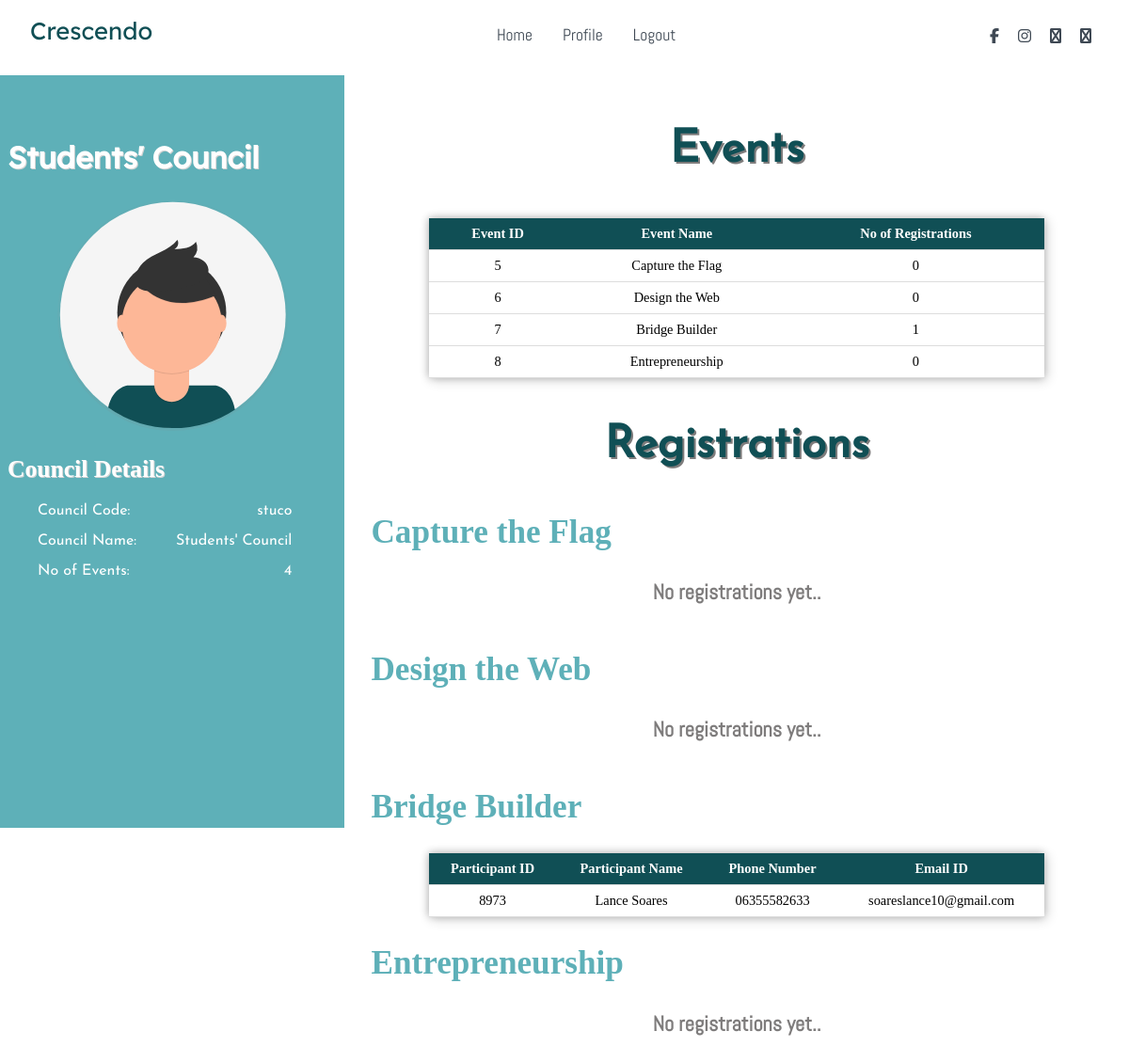
The app's page /profile/stuco (signed in) with its own data.
### webapp/models.py (models this page shows, shortened)
class Council(models.Model):
    council_id = models.AutoField(primary_key=True)
    username = models.CharField(max_length = 100)
    name = models.CharField(max_length=100)
    groups = models.CharField(default='council', max_length=100)

class Event(models.Model):
    event_id = models.AutoField(primary_key=True)
    name = models.CharField(max_length = 100)
    desc = models.TextField()
    council_id = models.IntegerField()
    img = models.CharField(max_length = 100, default = "static/webapp/assets/images/profile.svg")
    total_reg = models.IntegerField()
    team = models.IntegerField(default=0)
    class_cap = models.IntegerField(default=100)

class Registration(models.Model):
    p_id = models.IntegerField()
    p_name = models.CharField(max_length=100)
    event_id = models.IntegerField()
    council_id = models.IntegerField()
    phone = models.CharField(max_length=64)
    email = models.CharField(max_length=100)

### webapp/views.py (the view)
# urls.py: path('profile/<username>', views.profile, name="profile")
@login_required(login_url='login')
def profile(request, username):
    council=Council.objects.get(username=username)
    all_parti = {}
    event=Event.objects.all().filter(council_id=council.council_id)
    for eve in event:
        all_parti[eve] = Registration.objects.filter(event_id=eve.event_id)
    return render(request, "webapp/profile.html", {"council": council,"event": event, "all_parti": all_parti,"top_message": f"Welcome, {council.name}", "title": "Council Profile"})

### webapp/templates/webapp/profile.html
{% extends "WebApp/layout.html" %}
{% load static %}
{% block main %}
<div class="profile">
    <section class="pro-left">
        <article class="pro-side-bar-item">
            <h2 class="parti-name">{{council.name}}</h2>
        </article>
        <article class="pro-side-bar-item">
            <center><img src="{% static 'webapp/assets/images/profile.svg' %}" class="profile-image" alt="Profile Image"></center>
        </article>
        <article class="pro-side-bar-item">
            <h2 class="det-head">Council Details</h2>
            <div>
                <p class="dets"><span class="det-h">Council Code:</span><span class=det>{{council.username}}</span></p>
                <p class="dets"><span class="det-h">Council Name:</span><span class=det>{{council.name}}</span></p>
                <p class="dets"><span class="det-h">No of Events:</span><span class=det>{{event.count}}</span></p>
            </div>
            </article>
    </section>
    <section class="pro-right">
        <article class="post">
            <h1 class="profile-title">Events</h1>
            <table class="profile-table">
                <tr id="table-head">
                    <th>Event ID</th>
                    <th>Event Name</th>
                    <th>No of Registrations</th>
                </tr>
                {% for eve in event %}
                <tr>
                    <td>{{eve.event_id}}</td>
                    <td>{{eve.name}}</td>
                    <td>{{eve.total_reg}}</td>
                </tr>
                {% endfor %}
            </table>
        </article>
        <article class="post">
            <h1 class="profile-title">Registrations</h1>
            {% for eve, parti in all_parti.items %}
            <table class="profile-table">
                <h2 class="event-title">{{eve.name}}</h2>
                {% if parti.count == 0 %}
                    <h2 class="no-reg">No registrations yet..</h2>
                {% else %}
                    <tr id="table-head">
                        <th>Participant ID</th>
                        <th>Participant Name</th>
                        <th>Phone Number</th>
                        <th>Email ID</th>
                    </tr>
                    {% for par in parti%}
                        <tr>
                            <td>{{par.p_id}}</td>
                            <td>{{par.p_name}}</td>
                            <td>{{par.phone}}</td>
                            <td>{{par.email}}</td>
                        </tr>
                    {% endfor %}
                {% endif %}
            </table>
            {% endfor %}
            <p> </p><br>
            <p> </p><br>
            <p> </p><br>
        </article>
    </section>
</div>
{% endblock %}

### webapp/static/webapp/css/style.css (style rules this page uses)
html body { margin: 0; box-sizing:border-box; overflow-x: hidden; }
:root { --Abel: 'Abel', cursive; --Anton: 'Anton', cursive; --Josefin: 'Josefin', cursive; --Lexend: 'Lexend', cursive; --Livic: 'Livvic', cursive; --text-grey: #3f4954; --text-light: #686666da; --bg-color: #0f0f0f; --white: #ffffff; --midnight: #104f55; --sky: linear-gradient(120deg, #a1c4fd 0%, #c2e9fb 100%); --grass: linear-gradient(-45deg, #07656e 0%, #5eb0b8 100%); }
.profile { display: flex; height: 100vh; font-family: var(--Josefin); }
.pro-left { width: 30%; padding: 0.5rem 0.5rem; background-color:#5eb0b8; }
.pro-right { width: 70%; padding: 0.5rem 0.5rem; }
.parti-name { padding-top: 2rem; font-family: var(--Lexend); font-size: 2rem; color: var(--white); text-shadow: 1px 1px lightgray; }
.profile-image { width: 70%; }
.det-head { font-family: var(--Livic); font-size: 1.6rem; font-weight: 600; color: var(--white); text-shadow: 1px 1px lightgray; }
.det-h { margin-left: 2rem; color: var(--white); font-size: 1rem; }
.det { float: right; margin-right: 3rem; color: var(--white); font-size: 1rem; }
.profile-title { font-size: 3rem; font-family: var(--Josefin); text-align: center; color: var(--midnight); text-shadow: 2px 2px var(--text-light); }
.event-title { font-size: 2.2rem; font-family: var(--Livic); margin-left: 20px; color: #5eb0b8; text-shadow:5eb0b8 2px 2px lightgray; }
.no-reg { text-align: center; font-size: 1.4rem; font-family: var(--Abel); color: var(--text-light); }
.profile-table { align-self: center; margin: 0 auto; border-collapse: collapse; width: 80%; border-bottom: 1px solid var(--midnight); box-shadow: 2px 2px 12px rgba(0, 0, 0, 0.2), -1px -1px 8px rgba(0, 0, 0, 0.2); }
.profile-table tr { font-size: 0.9rem; font-family: var(--Livic); transition: all 0.2s ease-in-out; }
.profile-table th,td { padding: 8px; text-align: center; border-bottom: 1px solid #ddd; }
#table-head { background-color: var(--midnight); color: var(--white); }

### records on screen
Council: name "Students' Council", username "stuco"
Event: event_id "5", name "Capture the Flag", total_reg "0", shows "No registrations yet.."
Event: event_id "6", name "Design the Web", total_reg "0", shows "No registrations yet.."
Event: event_id "7", name "Bridge Builder", total_reg "1"
Event: event_id "8", name "Entrepreneurship", total_reg "0", shows "No registrations yet.."
Registration: p_id "8973", p_name "Lance Soares", phone "06355582633", email "soareslance10@gmail.com"

### other values on screen
{{ event.count }} "4"
